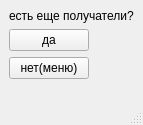
<?xml version="1.0" encoding="UTF-8"?>
<ui version="4.0">
 <class>MainWindow</class>
 <widget class="QMainWindow" name="MainWindow">
  <property name="geometry">
   <rect>
    <x>0</x>
    <y>0</y>
    <width>139</width>
    <height>125</height>
   </rect>
  </property>
  <property name="windowTitle">
   <string>MainWindow</string>
  </property>
  <widget class="QWidget" name="centralwidget">
   <layout class="QFormLayout" name="formLayout">
    <item row="0" column="0">
     <widget class="QLabel" name="label">
      <property name="text">
       <string>есть еще получатели?</string>
      </property>
     </widget>
    </item>
    <item row="1" column="0">
     <widget class="QPushButton" name="pushButton">
      <property name="text">
       <string>да</string>
      </property>
     </widget>
    </item>
    <item row="2" column="0">
     <widget class="QPushButton" name="pushButton_2">
      <property name="text">
       <string>нет(меню)</string>
      </property>
     </widget>
    </item>
   </layout>
  </widget>
  <widget class="QMenuBar" name="menubar">
   <property name="geometry">
    <rect>
     <x>0</x>
     <y>0</y>
     <width>139</width>
     <height>18</height>
    </rect>
   </property>
  </widget>
  <widget class="QStatusBar" name="statusbar"/>
 </widget>
 <resources/>
 <connections/>
</ui>
